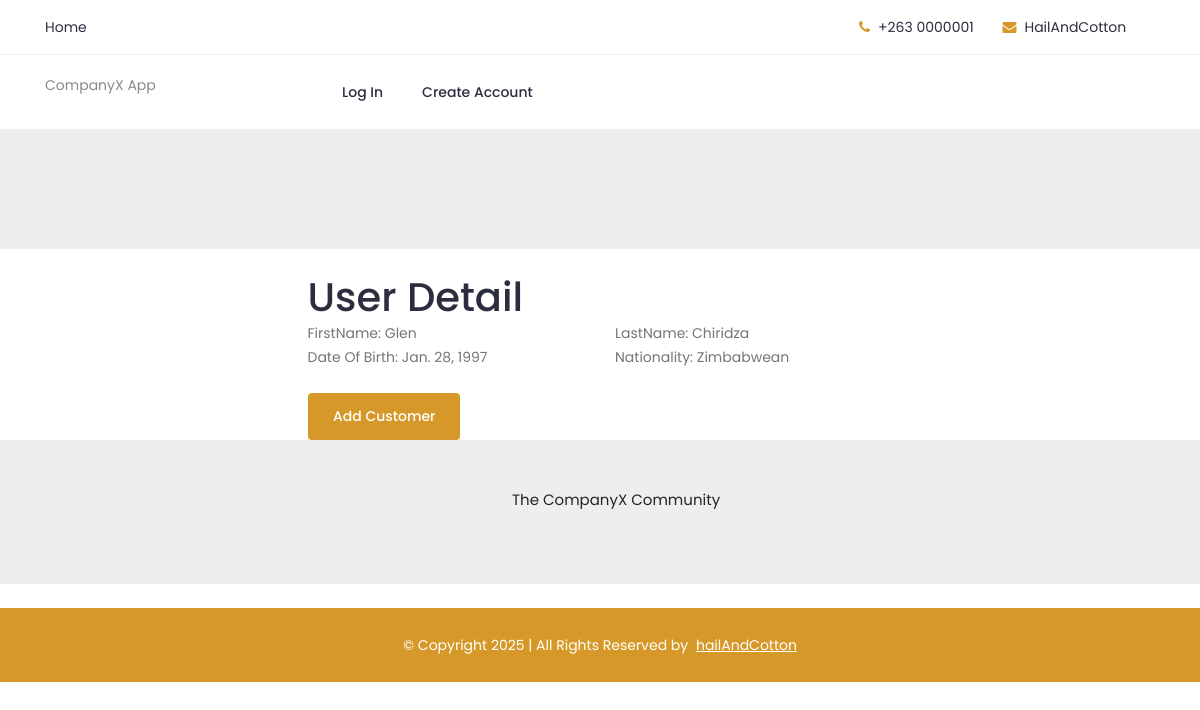
The page /users/1/ on the database its author committed.
### user/models.py (models this page shows, shortened)
class User(AbstractUser):
    title = models.CharField(max_length=5,choices=TITLES)
    date_of_birth = models.DateField()
    nationality = models.CharField(max_length=40)
    other_names = models.CharField(max_length=140,null=True, blank=True)
    gender = models.CharField(max_length=10,choices=GENDER)
    is_branch_manager = models.BooleanField(default=False)
    is_system_operator = models.BooleanField(default=False)
    created_at = models.DateTimeField(auto_now_add=True)
    updated_at = models.DateTimeField(auto_now=True)

### user/views.py (the view)
# urls.py: path('<int:pk>/', UserServiceDetailView.as_view(), name='user_detail'),
class UserServiceDetailView(generic.DetailView):
    template_name = 'user/user_detail.html'
    context_object_name = 'user'
    def get_queryset(self):
        return User.objects.all()

### user/templates/user/user_detail.html
{%  extends 'base.html' %}
{%  block content %}
    <pre>
    </pre>
        <div class="row justify-content-center" data-aos="fade-up" data-aos-delay="150">
            <div class="col-xl-6 col-lg-8">
    <h1>User Detail</h1>
                <div class="row">
                <p class="col-md-6"><span class="text-bold">FirstName: </span>{{ user.first_name }}</p>
                <p class="col-md-6"><span class="text-bold">LastName: </span>{{ user.last_name }}</p>
                <p class="col-md-6"><span class="text-bold">Date Of Birth: </span>{{ user.date_of_birth }}</p>
                <p class="col-md-6"><span class="text-bold">Nationality: </span>{{ user.nationality }}</p>
                </div>
                <br/>
                <a class="btn text-white" href="{% url 'customer_service:customer_create' user.pk %}">Add Customer</a>
            </div>
        </div>
{%  endblock %}

### static/css/style.css (style rules this page uses)
body { font-family: 'Poppins', sans-serif; font-weight: 400; font-size:14px; color:#888; }

### rows shown on the page
User: first_name "Glen", last_name "Chiridza", date_of_birth "Jan. 28, 1997", nationality "Zimbabwean"
